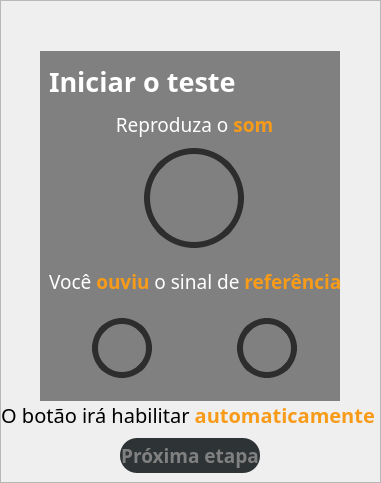
              <widget class="QFrame" name="frame_52">
               <property name="frameShape">
                <enum>QFrame::StyledPanel</enum>
               </property>
               <property name="frameShadow">
                <enum>QFrame::Raised</enum>
               </property>
               <layout class="QVBoxLayout" name="verticalLayout_29">
                <property name="spacing">
                 <number>0</number>
                </property>
                <property name="leftMargin">
                 <number>0</number>
                </property>
                <property name="topMargin">
                 <number>50</number>
                </property>
                <property name="rightMargin">
                 <number>0</number>
                </property>
                <property name="bottomMargin">
                 <number>0</number>
                </property>
                <item alignment="Qt::AlignHCenter|Qt::AlignVCenter">
                 <widget class="QFrame" name="frame_54">
                  <property name="minimumSize">
                   <size>
                    <width>300</width>
                    <height>350</height>
                   </size>
                  </property>
                  <property name="maximumSize">
                   <size>
                    <width>300</width>
                    <height>350</height>
                   </size>
                  </property>
                  <property name="styleSheet">
                   <string notr="true">QFrame {
	background-color: #808080;
	color: #FFFFFF;
}

QRadioButton {
	background: none;
	color: rgb(255, 255, 255);
}
QRadioButton::indicator {
   width: 14px;
    height: 14px;
}
QRadioButton::indicator:unchecked {
	background-color:rgb(255, 255, 255);	
	background: none;
	color: rgb(255, 255, 255);
}
QRadioButton::indicator:unchecked:hover { 
	width: 12px;
    height: 12px;
	border-radius: 7px;
	border: 1px solid rgb(247,155, 25);
	background-color: rgb(255, 255, 255);
}
QRadioButton::indicator::checked {
    background-color: qradialgradient(spread:pad, cx:0.5, cy:0.5, radius:0.5, fx:0.5, fy:0.5, stop:0 rgba(247, 155, 25, 255), stop:0.666667 rgba(255, 255, 255, 255));
	border-radius: 7px;
	border: 1px solid rgb(247,155, 25);
	width: 12px;
    height: 12px;
}

QLineEdit {
	border-radius: 12px;
	background-color: #F2F0F1;
	padding-left: 10px;
	padding-right: 10px;
	color: rgb(45, 45 ,45);
}
QLineEdit:hover {
	border: 2px solid rgb(247, 155, 25);
}
QLineEdit:focus {	
	border: 2px solid rgb(247, 155, 25);
}

</string>
                  </property>
                  <property name="frameShape">
                   <enum>QFrame::NoFrame</enum>
                  </property>
                  <property name="frameShadow">
                   <enum>QFrame::Raised</enum>
                  </property>
                  <layout class="QVBoxLayout" name="verticalLayout_18">
                   <property name="spacing">
                    <number>0</number>
                   </property>
                   <property name="topMargin">
                    <number>0</number>
                   </property>
                   <property name="rightMargin">
                    <number>0</number>
                   </property>
                   <property name="bottomMargin">
                    <number>20</number>
                   </property>
                   <item>
                    <widget class="QFrame" name="frame_55">
                     <property name="minimumSize">
                      <size>
                       <width>0</width>
                       <height>45</height>
                      </size>
                     </property>
                     <property name="maximumSize">
                      <size>
                       <width>16777215</width>
                       <height>60</height>
                      </size>
                     </property>
                     <property name="frameShape">
                      <enum>QFrame::NoFrame</enum>
                     </property>
                     <property name="frameShadow">
                      <enum>QFrame::Raised</enum>
                     </property>
                     <layout class="QVBoxLayout" name="verticalLayout_20">
                      <property name="spacing">
                       <number>0</number>
                      </property>
                      <property name="leftMargin">
                       <number>0</number>
                      </property>
                      <property name="topMargin">
                       <number>0</number>
                      </property>
                      <property name="rightMargin">
                       <number>0</number>
                      </property>
                      <property name="bottomMargin">
                       <number>0</number>
                      </property>
                      <item>
                       <widget class="QLabel" name="label_26">
                        <property name="font">
                         <font>
                          <family>Dosis</family>
                          <pointsize>20</pointsize>
                          <bold>true</bold>
                         </font>
                        </property>
                        <property name="frameShape">
                         <enum>QFrame::NoFrame</enum>
                        </property>
                        <property name="text">
                         <string>Iniciar o teste</string>
                        </property>
                       </widget>
                      </item>
                     </layout>
                    </widget>
                   </item>
                   <item>
                    <widget class="QFrame" name="frame_56">
                     <property name="frameShape">
                      <enum>QFrame::NoFrame</enum>
                     </property>
                     <property name="frameShadow">
                      <enum>QFrame::Raised</enum>
                     </property>
                     <layout class="QVBoxLayout" name="verticalLayout_21">
                      <property name="spacing">
                       <number>10</number>
                      </property>
                      <property name="leftMargin">
                       <number>0</number>
                      </property>
                      <property name="topMargin">
                       <number>0</number>
                      </property>
                      <property name="rightMargin">
                       <number>0</number>
                      </property>
                      <property name="bottomMargin">
                       <number>0</number>
                      </property>
                      <item>
                       <widget class="QLabel" name="label_28">
                        <property name="font">
                         <font>
                          <family>Dosis</family>
                          <pointsize>14</pointsize>
                         </font>
                        </property>
                        <property name="frameShape">
                         <enum>QFrame::NoFrame</enum>
                        </property>
                        <property name="text">
                         <string>&lt;html&gt;&lt;head/&gt;&lt;body&gt;&lt;p&gt;Reproduza o &lt;span style=&quot; font-weight:700; color:#f79b19;&quot;&gt;som&lt;/span&gt;&lt;/p&gt;&lt;/body&gt;&lt;/html&gt;</string>
                        </property>
                        <property name="alignment">
                         <set>Qt::AlignHCenter|Qt::AlignTop</set>
                        </property>
                       </widget>
                      </item>
                      <item alignment="Qt::AlignHCenter|Qt::AlignVCenter">
                       <widget class="QPushButton" name="testSoundButton">
                        <property name="enabled">
                         <bool>false</bool>
                        </property>
                        <property name="minimumSize">
                         <size>
                          <width>100</width>
                          <height>100</height>
                         </size>
                        </property>
                        <property name="maximumSize">
                         <size>
                          <width>100</width>
                          <height>100</height>
                         </size>
                        </property>
                        <property name="styleSheet">
                         <string notr="true">QPushButton {
	background-color: #808080;
	color: #FFFFFF;
	border-radius:50px;
	border: 6px solid rgb(45, 45 ,45);
	padding-left:10px

}

QPushButton:hover{
	border: 6px solid rgb(255, 179, 0);
}

QPushButton:checked{
	border: 6px solid rgb(247,155, 25);
}
</string>
                        </property>
                        <property name="text">
                         <string/>
                        </property>
                        <property name="icon">
                         <iconset>
                          <normaloff>Resources/img/play.png</normaloff>Resources/img/play.png</iconset>
                        </property>
                        <property name="iconSize">
                         <size>
                          <width>50</width>
                          <height>50</height>
                         </size>
                        </property>
                        <property name="checkable">
                         <bool>false</bool>
                        </property>
                       </widget>
                      </item>
                     </layout>
                    </widget>
                   </item>
                   <item>
                    <widget class="QFrame" name="frame_57">
                     <property name="frameShape">
                      <enum>QFrame::NoFrame</enum>
                     </property>
                     <property name="frameShadow">
                      <enum>QFrame::Raised</enum>
                     </property>
                     <layout class="QVBoxLayout" name="verticalLayout_22">
                      <property name="spacing">
                       <number>0</number>
                      </property>
                      <property name="leftMargin">
                       <number>0</number>
                      </property>
                      <property name="topMargin">
                       <number>0</number>
                      </property>
                      <property name="rightMargin">
                       <number>0</number>
                      </property>
                      <property name="bottomMargin">
                       <number>0</number>
                      </property>
                      <item>
                       <widget class="QFrame" name="frame_58">
                        <property name="minimumSize">
                         <size>
                          <width>0</width>
                          <height>0</height>
                         </size>
                        </property>
                        <property name="maximumSize">
                         <size>
                          <width>16777215</width>
                          <height>16777215</height>
                         </size>
                        </property>
                        <property name="frameShape">
                         <enum>QFrame::NoFrame</enum>
                        </property>
                        <property name="frameShadow">
                         <enum>QFrame::Raised</enum>
                        </property>
                        <layout class="QHBoxLayout" name="horizontalLayout_42">
                         <property name="spacing">
                          <number>0</number>
                         </property>
                         <property name="leftMargin">
                          <number>0</number>
                         </property>
                         <property name="topMargin">
                          <number>0</number>
                         </property>
                         <property name="rightMargin">
                          <number>0</number>
                         </property>
                         <property name="bottomMargin">
                          <number>0</number>
                         </property>
                         <item>
                          <widget class="QLabel" name="label_29">
                           <property name="minimumSize">
                            <size>
                             <width>0</width>
                             <height>0</height>
                            </size>
                           </property>
                           <property name="maximumSize">
                            <size>
                             <width>16777215</width>
                             <height>16777215</height>
                            </size>
                           </property>
                           <property name="font">
                            <font>
                             <family>Dosis</family>
                             <pointsize>14</pointsize>
                            </font>
                           </property>
                           <property name="frameShape">
                            <enum>QFrame::NoFrame</enum>
                           </property>
                           <property name="text">
                            <string>&lt;html&gt;&lt;head/&gt;&lt;body&gt;&lt;p&gt;Você &lt;span style=&quot; font-weight:700; color:#f79b19;&quot;&gt;ouviu&lt;/span&gt; o sinal de &lt;span style=&quot; font-weight:700; color:#f79b19;&quot;&gt;referência&lt;/span&gt;?&lt;/p&gt;&lt;/body&gt;&lt;/html&gt;</string>
                           </property>
                           <property name="alignment">
                            <set>Qt::AlignCenter</set>
                           </property>
                          </widget>
                         </item>
                        </layout>
                       </widget>
                      </item>
                      <item>
                       <widget class="QFrame" name="frame_59">
                        <property name="styleSheet">
                         <string notr="true">QPushButton {
	background-color: #808080;
	color: #FFFFFF;
	border-radius:30px;
	border: 6px solid rgb(45, 45 ,45);

}

QPushButton:hover{
	border: 6px solid rgb(255, 179, 0);
}

QPushButton:checked{
	border: 6px solid rgb(247,155, 25);
}
</string>
                        </property>
                        <property name="frameShape">
                         <enum>QFrame::NoFrame</enum>
                        </property>
                        <property name="frameShadow">
                         <enum>QFrame::Raised</enum>
                        </property>
                        <layout class="QHBoxLayout" name="horizontalLayout_43">
                         <property name="spacing">
                          <number>0</number>
                         </property>
                         <property name="leftMargin">
                          <number>0</number>
                         </property>
                         <property name="topMargin">
                          <number>0</number>
                         </property>
                         <property name="rightMargin">
                          <number>0</number>
                         </property>
                         <property name="bottomMargin">
                          <number>0</number>
                         </property>
                         <item>
                          <widget class="QFrame" name="frame_60">
                           <property name="styleSheet">
                            <string notr="true"/>
                           </property>
                           <property name="frameShape">
                            <enum>QFrame::NoFrame</enum>
                           </property>
                           <property name="frameShadow">
                            <enum>QFrame::Raised</enum>
                           </property>
                           <layout class="QHBoxLayout" name="horizontalLayout_45">
                            <property name="spacing">
                             <number>0</number>
                            </property>
                            <property name="leftMargin">
                             <number>0</number>
                            </property>
                            <property name="topMargin">
                             <number>0</number>
                            </property>
                            <property name="rightMargin">
                             <number>0</number>
                            </property>
                            <property name="bottomMargin">
                             <number>0</number>
                            </property>
                            <item alignment="Qt::AlignHCenter|Qt::AlignVCenter">
                             <widget class="QPushButton" name="positiveButton">
                              <property name="enabled">
                               <bool>false</bool>
                              </property>
                              <property name="minimumSize">
                               <size>
                                <width>60</width>
                                <height>60</height>
                               </size>
                              </property>
                              <property name="maximumSize">
                               <size>
                                <width>60</width>
                                <height>60</height>
                               </size>
                              </property>
                              <property name="text">
                               <string/>
                              </property>
                              <property name="icon">
                               <iconset>
                                <normaloff>Resources/img/positive2.png</normaloff>Resources/img/positive2.png</iconset>
                              </property>
                              <property name="iconSize">
                               <size>
                                <width>30</width>
                                <height>30</height>
                               </size>
                              </property>
                             </widget>
                            </item>
                           </layout>
                          </widget>
                         </item>
                         <item>
                          <widget class="QFrame" name="frame_61">
                           <property name="frameShape">
                            <enum>QFrame::NoFrame</enum>
                           </property>
                           <property name="frameShadow">
                            <enum>QFrame::Raised</enum>
                           </property>
                           <layout class="QHBoxLayout" name="horizontalLayout_44">
                            <property name="spacing">
                             <number>0</number>
                            </property>
                            <property name="leftMargin">
                             <number>0</number>
                            </property>
                            <property name="topMargin">
                             <number>0</number>
                            </property>
                            <property name="rightMargin">
                             <number>0</number>
                            </property>
                            <property name="bottomMargin">
                             <number>0</number>
                            </property>
                            <item>
                             <widget class="QPushButton" name="negativeButton">
                              <property name="enabled">
                               <bool>false</bool>
                              </property>
                              <property name="minimumSize">
                               <size>
                                <width>60</width>
                                <height>60</height>
                               </size>
                              </property>
                              <property name="maximumSize">
                               <size>
                                <width>60</width>
                                <height>60</height>
                               </size>
                              </property>
                              <property name="text">
                               <string/>
                              </property>
                              <property name="icon">
                               <iconset>
                                <normaloff>Resources/img/negative2.png</normaloff>Resources/img/negative2.png</iconset>
                              </property>
                              <property name="iconSize">
                               <size>
                                <width>30</width>
                                <height>30</height>
                               </size>
                              </property>
                              <property name="checkable">
                               <bool>false</bool>
                              </property>
                             </widget>
                            </item>
                           </layout>
                          </widget>
                         </item>
                        </layout>
                       </widget>
                      </item>
                     </layout>
                    </widget>
                   </item>
                  </layout>
                 </widget>
                </item>
                <item>
                 <widget class="QFrame" name="frame_62">
                  <property name="frameShape">
                   <enum>QFrame::NoFrame</enum>
                  </property>
                  <property name="frameShadow">
                   <enum>QFrame::Raised</enum>
                  </property>
                  <layout class="QVBoxLayout" name="verticalLayout_27">
                   <property name="spacing">
                    <number>0</number>
                   </property>
                   <property name="leftMargin">
                    <number>0</number>
                   </property>
                   <property name="topMargin">
                    <number>0</number>
                   </property>
                   <property name="rightMargin">
                    <number>0</number>
                   </property>
                   <property name="bottomMargin">
                    <number>0</number>
                   </property>
                   <item>
                    <widget class="QFrame" name="frame_68">
                     <property name="frameShape">
                      <enum>QFrame::NoFrame</enum>
                     </property>
                     <property name="frameShadow">
                      <enum>QFrame::Raised</enum>
                     </property>
                     <layout class="QHBoxLayout" name="horizontalLayout_47">
                      <property name="leftMargin">
                       <number>0</number>
                      </property>
                      <property name="topMargin">
                       <number>0</number>
                      </property>
                      <property name="rightMargin">
                       <number>5</number>
                      </property>
                      <property name="bottomMargin">
                       <number>0</number>
                      </property>
                      <item>
                       <widget class="QLabel" name="label_37">
                        <property name="font">
                         <font>
                          <family>Dosis</family>
                          <pointsize>15</pointsize>
                         </font>
                        </property>
                        <property name="frameShape">
                         <enum>QFrame::NoFrame</enum>
                        </property>
                        <property name="text">
                         <string>&lt;html&gt;&lt;head/&gt;&lt;body&gt;&lt;p&gt;O botão irá habilitar &lt;span style=&quot; font-weight:700; color:#f79b19;&quot;&gt;automaticamente&lt;/span&gt;&lt;/p&gt;&lt;/body&gt;&lt;/html&gt;</string>
                        </property>
                        <property name="alignment">
                         <set>Qt::AlignBottom|Qt::AlignHCenter</set>
                        </property>
                       </widget>
                      </item>
                     </layout>
                    </widget>
                   </item>
                  </layout>
                 </widget>
                </item>
                <item>
                 <widget class="QFrame" name="frame_66">
                  <property name="frameShape">
                   <enum>QFrame::NoFrame</enum>
                  </property>
                  <property name="frameShadow">
                   <enum>QFrame::Raised</enum>
                  </property>
                  <layout class="QHBoxLayout" name="horizontalLayout_48">
                   <item>
                    <widget class="QPushButton" name="nextStepButton">
                     <property name="enabled">
                      <bool>false</bool>
                     </property>
                     <property name="minimumSize">
                      <size>
                       <width>14</width>
                       <height>35</height>
                      </size>
                     </property>
                     <property name="maximumSize">
                      <size>
                       <width>140</width>
                       <height>35</height>
                      </size>
                     </property>
                     <property name="font">
                      <font>
                       <family>Dosis</family>
                       <pointsize>14</pointsize>
                       <bold>true</bold>
                      </font>
                     </property>
                     <property name="styleSheet">
                      <string notr="true">QPushButton {
	border-radius: 17px;
	background-color:  rgb(247, 155, 25);
	color: rgb(255, 255, 255)
}

QPushButton:hover {	
	background-color:  rgb(255, 179, 0);
}

QPushButton:pressed {	
	background-color:  rgb(45, 45, 45)
}

QPushButton:disabled{
	background-color:rgb(46, 52, 54);
	color: #808080

}</string>
                     </property>
                     <property name="text">
                      <string>Próxima etapa</string>
                     </property>
                    </widget>
                   </item>
                  </layout>
                 </widget>
                </item>
               </layout>
              </widget>
